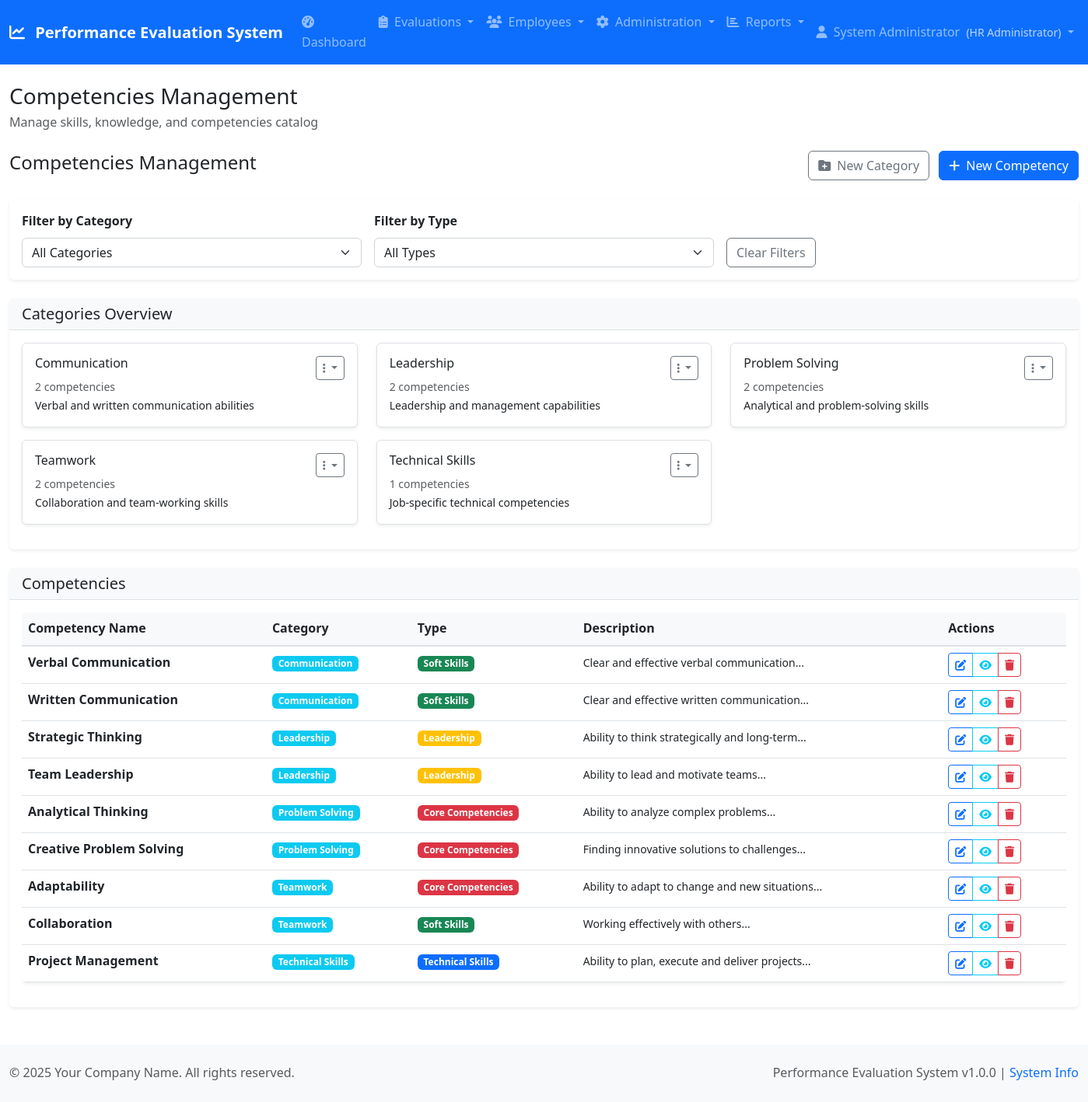
/admin/competencies.php (signed in), run on the app's committed database.
### tables this page shows
CREATE TABLE IF NOT EXISTS competency_categories (
    id INT PRIMARY KEY AUTO_INCREMENT,
    category_name VARCHAR(255) NOT NULL,
    description TEXT,
    parent_id INT NULL,  
    created_at TIMESTAMP DEFAULT CURRENT_TIMESTAMP,
    is_active BOOLEAN DEFAULT TRUE,
    FOREIGN KEY (parent_id) REFERENCES competency_categories(id)
);

CREATE TABLE IF NOT EXISTS competencies (
    id INT PRIMARY KEY AUTO_INCREMENT,
    competency_name VARCHAR(255) NOT NULL,
    description TEXT,
    category_id INT,
    competency_type ENUM('technical', 'soft_skill', 'leadership', 'core') DEFAULT 'technical',
    created_at TIMESTAMP DEFAULT CURRENT_TIMESTAMP,
    is_active BOOLEAN DEFAULT TRUE,
    FOREIGN KEY (category_id) REFERENCES competency_categories(id)
);

### classes/Competency.php (called while the page is built, shortened)
<?php
class Competency {
    public function getCategories($includeSubcategories = true) {
        $sql = "SELECT cc.*,
                       parent.category_name as parent_category_name,
                       COUNT(c.id) as competency_count
                FROM competency_categories cc
                LEFT JOIN competency_categories parent ON cc.parent_id = parent.id
                LEFT JOIN competencies c ON cc.id = c.category_id AND c.is_active = 1
                WHERE cc.is_active = 1";
        $sql .= " GROUP BY cc.id ORDER BY cc.category_name";
        return fetchAll($sql);
    }
    public function getCompetencies($categoryId = null, $type = null) {
        $sql = "SELECT c.*,
                       cc.category_name,
                       parent.category_name as parent_category_name
                FROM competencies c
                LEFT JOIN competency_categories cc ON c.category_id = cc.id
                LEFT JOIN competency_categories parent ON cc.parent_id = parent.id
                WHERE c.is_active = 1";
        $params = [];
        $sql .= " ORDER BY cc.category_name, c.competency_name";
        return fetchAll($sql, $params);
    }
    public function getCompetencyTypes() {
        return [
            'technical' => 'Technical Skills',
            'soft_skill' => 'Soft Skills',
            'leadership' => 'Leadership',
            'core' => 'Core Competencies'
        ];
    }
}
?>

### config/database.php (called while the page is built, shortened)
<?php
$db_options = [
    PDO::ATTR_ERRMODE => PDO::ERRMODE_EXCEPTION,
    PDO::ATTR_DEFAULT_FETCH_MODE => PDO::FETCH_ASSOC,
    PDO::ATTR_EMULATE_PREPARES => false,
    PDO::MYSQL_ATTR_INIT_COMMAND => "SET NAMES " . DB_CHARSET
];
try {
    $dsn = "mysql:host=" . DB_HOST . ";dbname=" . DB_NAME . ";charset=" . DB_CHARSET;
    $pdo = new PDO($dsn, DB_USER, DB_PASS, $db_options);
} catch (PDOException $e) {
    error_log("Database connection failed: " . $e->getMessage());
    die("Database connection failed. Please check your configuration.");
}
function getDbConnection() {
    global $pdo;
    return $pdo;
}
function executeQuery($sql, $params = []) {
    $pdo = getDbConnection();
    $stmt = $pdo->prepare($sql);
    $stmt->execute($params);
    return $stmt;
}
function fetchAll($sql, $params = []) {
    $stmt = executeQuery($sql, $params);
    return $stmt->fetchAll();
}
?>

### public/admin/competencies.php (the view, shortened to what this page needs)
<?php
require_once __DIR__ . '/../../classes/Competency.php';
$competencyClass = new Competency();
$selectedCategory = $_GET['category'] ?? null;
$selectedType = $_GET['type'] ?? null;
$categories = $competencyClass->getCategories();
$competencies = $competencyClass->getCompetencies($selectedCategory, $selectedType);
$competencyTypes = $competencyClass->getCompetencyTypes();
include __DIR__ . '/../../templates/header.php';
?>
<div class="row">
    <div class="col-12">
        <div class="d-flex justify-content-between align-items-center mb-4">
            <h4>Competencies Management</h4>
            <div>
                <button type="button" class="btn btn-outline-secondary me-2" data-bs-toggle="modal" data-bs-target="#createCategoryModal">
                    <i class="fas fa-folder-plus me-2"></i>New Category
                </button>
                <button type="button" class="btn btn-primary" data-bs-toggle="modal" data-bs-target="#createCompetencyModal">
                    <i class="fas fa-plus me-2"></i>New Competency
                </button>
            </div>
        </div>
    </div>
</div>
<div class="row mb-4">
    <div class="col-12">
        <div class="card">
            <div class="card-body">
                <form method="GET" class="row g-3">
                    <div class="col-md-4">
                        <label for="category" class="form-label">Filter by Category</label>
                        <select class="form-select" id="category" name="category" onchange="this.form.submit()">
                            <option value="">All Categories</option>
                        </select>
                    </div>
                    <div class="col-md-4">
                        <label for="type" class="form-label">Filter by Type</label>
                        <select class="form-select" id="type" name="type" onchange="this.form.submit()">
                            <option value="">All Types</option>
                        </select>
                    </div>
                    <div class="col-md-4 d-flex align-items-end">
                        <a href="/admin/competencies.php" class="btn btn-outline-secondary">Clear Filters</a>
                    </div>
                </form>
            </div>
        </div>
    </div>
</div>
<div class="row mb-4">
    <div class="col-12">
        <div class="card">
            <div class="card-header">
                <h5 class="card-title mb-0">Categories Overview</h5>
            </div>
            <div class="card-body">
                <div class="row">
                    <?php foreach ($categories as $category): ?>
                    <div class="col-md-6 col-lg-4 mb-3">
                        <div class="card border">
                            <div class="card-body">
                                <div class="d-flex justify-content-between align-items-start">
                                    <div>
                                        <h6 class="card-title"><?php echo htmlspecialchars($category['category_name']); ?></h6>
                                        <small class="text-muted"><?php echo $category['competency_count']; ?> competencies</small>
                                    </div>
                                    <div class="dropdown">
                                        <button class="btn btn-sm btn-outline-secondary dropdown-toggle" type="button" data-bs-toggle="dropdown">
                                            <i class="fas fa-ellipsis-v"></i>
                                        </button>
                                    </div>
                                </div>
                                <?php if ($category['description']): ?>
                                <p class="card-text small"><?php echo htmlspecialchars($category['description']); ?></p>
                                <?php endif; ?>
                            </div>
                        </div>
                    </div>
                    <?php endforeach; ?>
                </div>
            </div>
        </div>
    </div>
</div>
<div class="row">
    <div class="col-12">
        <div class="card">
            <div class="card-header">
                <h5 class="card-title mb-0">
                    Competencies
                </h5>
            </div>
            <div class="card-body">
                <?php if (empty($competencies)): ?>
                <div class="text-center py-4">
                    <i class="fas fa-brain fa-3x text-muted mb-3"></i>
                    <h5 class="text-muted">No competencies found</h5>
                    <p class="text-muted">Create your first competency to get started.</p>
                </div>
                <?php else: ?>
                <div class="table-responsive">
                    <table class="table table-hover">
                        <thead>
                            <tr>
                                <th>Competency Name</th>
                                <th>Category</th>
                                <th>Type</th>
                                <th>Description</th>
                                <th>Actions</th>
                            </tr>
                        </thead>
                        <tbody>
                            <?php foreach ($competencies as $competency): ?>
                            <tr>
                                <td>
                                    <strong><?php echo htmlspecialchars($competency['competency_name']); ?></strong>
                                </td>
                                <td>
                                    <span class="badge bg-info"><?php echo htmlspecialchars($competency['category_name']); ?></span>
                                </td>
                                <td>
                                    <?php
                                    $typeColors = [
                                        'technical' => 'primary',
                                        'soft_skill' => 'success',
                                        'leadership' => 'warning',
                                        'core' => 'danger'
                                    ];
                                    $color = $typeColors[$competency['competency_type']] ?? 'secondary';
                                    ?>
                                    <span class="badge bg-<?php echo $color; ?>"><?php echo $competencyTypes[$competency['competency_type']] ?? $competency['competency_type']; ?></span>
                                </td>
                                <td>
                                    <?php if ($competency['description']): ?>
                                    <small><?php echo htmlspecialchars(substr($competency['description'], 0, 100)); ?>...</small>
                                    <?php else: ?>
                                    <small class="text-muted">No description</small>
                                    <?php endif; ?>
                                </td>
                                <td>
                                    <div class="btn-group btn-group-sm">
                                        <button type="button" class="btn btn-outline-primary" onclick="editCompetency(<?php echo $competency['id']; ?>)">
                                            <i class="fas fa-edit"></i>
                                        </button>
                                        <button type="button" class="btn btn-outline-info" onclick="viewCompetencyUsage(<?php echo $competency['id']; ?>)">
                                            <i class="fas fa-eye"></i>
                                        </button>
                                        <button type="button" class="btn btn-outline-danger" onclick="deleteCompetency(<?php echo $competency['id']; ?>)">
                                            <i class="fas fa-trash"></i>
                                        </button>
                                    </div>
                                </td>
                            </tr>
                            <?php endforeach; ?>
                        </tbody>
                    </table>
                </div>
                <?php endif; ?>
            </div>
        </div>
    </div>
</div>
<?php include __DIR__ . '/../../templates/footer.php'; ?>

### data on the page
competency_categories: category_name "Communication", competency_count "2", description "Verbal and written communication abilities"
competency_categories: category_name "Leadership", competency_count "2", description "Leadership and management capabilities"
competency_categories: category_name "Problem Solving", competency_count "2", description "Analytical and problem-solving skills"
competency_categories: category_name "Teamwork", competency_count "2", description "Collaboration and team-working skills"
competency_categories: category_name "Technical Skills", competency_count "1", description "Job-specific technical competencies"
competencies: competency_name "Verbal Communication", category.category_name "Communication", competency_type "Soft Skills", description "Clear and effective verbal communication"
competencies: competency_name "Written Communication", category.category_name "Communication", competency_type "Soft Skills", description "Clear and effective written communication"
competencies: competency_name "Strategic Thinking", category.category_name "Leadership", competency_type "Leadership", description "Ability to think strategically and long-term"
competencies: competency_name "Team Leadership", category.category_name "Leadership", competency_type "Leadership", description "Ability to lead and motivate teams"
competencies: competency_name "Analytical Thinking", category.category_name "Problem Solving", competency_type "Core Competencies", description "Ability to analyze complex problems"
competencies: competency_name "Creative Problem Solving", category.category_name "Problem Solving", competency_type "Core Competencies", description "Finding innovative solutions to challenges"
competencies: competency_name "Adaptability", category.category_name "Teamwork", competency_type "Core Competencies", description "Ability to adapt to change and new situations"
competencies: competency_name "Collaboration", category.category_name "Teamwork", competency_type "Soft Skills", description "Working effectively with others"
competencies: competency_name "Project Management", category.category_name "Technical Skills", competency_type "Technical Skills", description "Ability to plan, execute and deliver projects"

### other printed values
getAppSetting('system_name', APP_NAME) "Performance Evaluation System"
$item['title'] "Dashboard"
$item['title'] "Evaluations"
$item['title'] "Employees"
$item['title'] "Administration"
$item['title'] "Reports"
getUserDisplayName() "System Administrator"
getUserRoleDisplayName() "HR Administrator"
$pageTitle "Competencies Management"
$pageDescription "Manage skills, knowledge, and competencies catalog"
getAppSetting('company_name', 'Your Company') "Your Company Name"
APP_VERSION "1.0.0"
